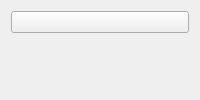
<?xml version="1.0" encoding="UTF-8"?>
<ui version="4.0">
 <class>Form</class>
 <widget class="QWidget" name="Form">
  <layout class="QVBoxLayout" name="lay">
   <item>
    <widget class="QPushButton" name="btn">
     <property name="frameShape"><enum>a::b::None</enum></property>
    </widget>
   </item>
   <item>
    <widget class="QLabel" name="lab"/>
   </item>
  </layout>
 </widget>
 <resources/>
 <connections/>
</ui>
